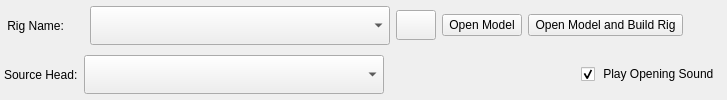
           <widget class="QFrame" name="asset_id_main_frame">
            <property name="sizePolicy">
             <sizepolicy hsizetype="Preferred" vsizetype="Preferred">
              <horstretch>0</horstretch>
              <verstretch>0</verstretch>
             </sizepolicy>
            </property>
            <property name="frameShape">
             <enum>QFrame::NoFrame</enum>
            </property>
            <property name="frameShadow">
             <enum>QFrame::Raised</enum>
            </property>
            <layout class="QVBoxLayout" name="verticalLayout_7">
             <property name="leftMargin">
              <number>2</number>
             </property>
             <property name="topMargin">
              <number>4</number>
             </property>
             <property name="rightMargin">
              <number>2</number>
             </property>
             <property name="bottomMargin">
              <number>4</number>
             </property>
             <item>
              <widget class="QFrame" name="asset_id_main_h_frame">
               <property name="sizePolicy">
                <sizepolicy hsizetype="Preferred" vsizetype="Preferred">
                 <horstretch>0</horstretch>
                 <verstretch>0</verstretch>
                </sizepolicy>
               </property>
               <property name="frameShape">
                <enum>QFrame::NoFrame</enum>
               </property>
               <property name="frameShadow">
                <enum>QFrame::Raised</enum>
               </property>
               <layout class="QHBoxLayout" name="horizontalLayout_40">
                <property name="leftMargin">
                 <number>2</number>
                </property>
                <property name="topMargin">
                 <number>2</number>
                </property>
                <property name="rightMargin">
                 <number>2</number>
                </property>
                <property name="bottomMargin">
                 <number>2</number>
                </property>
                <item>
                 <widget class="QLabel" name="asset_label">
                  <property name="minimumSize">
                   <size>
                    <width>70</width>
                    <height>0</height>
                   </size>
                  </property>
                  <property name="toolTip">
                   <string>The rig requires an asset id to build the rig correctly.</string>
                  </property>
                  <property name="text">
                   <string> Rig Name:      </string>
                  </property>
                 </widget>
                </item>
                <item>
                 <widget class="QComboBox" name="asset_comboBox">
                  <property name="sizePolicy">
                   <sizepolicy hsizetype="Preferred" vsizetype="Preferred">
                    <horstretch>0</horstretch>
                    <verstretch>0</verstretch>
                   </sizepolicy>
                  </property>
                  <property name="minimumSize">
                   <size>
                    <width>300</width>
                    <height>0</height>
                   </size>
                  </property>
                  <property name="toolTip">
                   <string>Select an asset ID.
The rig requires an asset id to build the rig correctly.</string>
                  </property>
                  <property name="editable">
                   <bool>false</bool>
                  </property>
                 </widget>
                </item>
                <item>
                 <widget class="QPushButton" name="new_head_plus_pushButton">
                  <property name="sizePolicy">
                   <sizepolicy hsizetype="Fixed" vsizetype="Fixed">
                    <horstretch>0</horstretch>
                    <verstretch>0</verstretch>
                   </sizepolicy>
                  </property>
                  <property name="minimumSize">
                   <size>
                    <width>30</width>
                    <height>30</height>
                   </size>
                  </property>
                  <property name="toolTip">
                   <string>New Head</string>
                  </property>
                  <property name="text">
                   <string/>
                  </property>
                  <property name="iconSize">
                   <size>
                    <width>15</width>
                    <height>15</height>
                   </size>
                  </property>
                 </widget>
                </item>
                <item>
                 <widget class="QPushButton" name="open_model_pushButton">
                  <property name="sizePolicy">
                   <sizepolicy hsizetype="Preferred" vsizetype="Fixed">
                    <horstretch>0</horstretch>
                    <verstretch>0</verstretch>
                   </sizepolicy>
                  </property>
                  <property name="minimumSize">
                   <size>
                    <width>0</width>
                    <height>20</height>
                   </size>
                  </property>
                  <property name="toolTip">
                   <string>Opens the model file.</string>
                  </property>
                  <property name="text">
                   <string>Open Model</string>
                  </property>
                 </widget>
                </item>
                <item>
                 <widget class="QPushButton" name="open_model_build_pushButton">
                  <property name="text">
                   <string> Open Model and Build Rig </string>
                  </property>
                 </widget>
                </item>
                <item>
                 <spacer name="horizontalSpacer">
                  <property name="orientation">
                   <enum>Qt::Horizontal</enum>
                  </property>
                  <property name="sizeHint" stdset="0">
                   <size>
                    <width>40</width>
                    <height>20</height>
                   </size>
                  </property>
                 </spacer>
                </item>
               </layout>
              </widget>
             </item>
             <item>
              <widget class="QFrame" name="source_head_frame">
               <property name="frameShape">
                <enum>QFrame::NoFrame</enum>
               </property>
               <property name="frameShadow">
                <enum>QFrame::Raised</enum>
               </property>
               <layout class="QHBoxLayout" name="horizontalLayout_2">
                <property name="leftMargin">
                 <number>2</number>
                </property>
                <property name="topMargin">
                 <number>2</number>
                </property>
                <property name="rightMargin">
                 <number>2</number>
                </property>
                <property name="bottomMargin">
                 <number>2</number>
                </property>
                <item>
                 <widget class="QLabel" name="label">
                  <property name="minimumSize">
                   <size>
                    <width>70</width>
                    <height>0</height>
                   </size>
                  </property>
                  <property name="text">
                   <string>Source Head:</string>
                  </property>
                 </widget>
                </item>
                <item>
                 <widget class="QComboBox" name="source_head_comboBox">
                  <property name="sizePolicy">
                   <sizepolicy hsizetype="Preferred" vsizetype="Preferred">
                    <horstretch>0</horstretch>
                    <verstretch>0</verstretch>
                   </sizepolicy>
                  </property>
                  <property name="minimumSize">
                   <size>
                    <width>300</width>
                    <height>0</height>
                   </size>
                  </property>
                  <property name="toolTip">
                   <string>Source is a head rig that can be used to create new blend shapes and used as a reference.</string>
                  </property>
                 </widget>
                </item>
                <item>
                 <spacer name="source_head_horizontalSpacer">
                  <property name="orientation">
                   <enum>Qt::Horizontal</enum>
                  </property>
                  <property name="sizeHint" stdset="0">
                   <size>
                    <width>40</width>
                    <height>20</height>
                   </size>
                  </property>
                 </spacer>
                </item>
                <item>
                 <widget class="QCheckBox" name="opening_sound_checkBox">
                  <property name="text">
                   <string> Play Opening Sound </string>
                  </property>
                  <property name="checked">
                   <bool>true</bool>
                  </property>
                 </widget>
                </item>
               </layout>
              </widget>
             </item>
            </layout>
           </widget>
